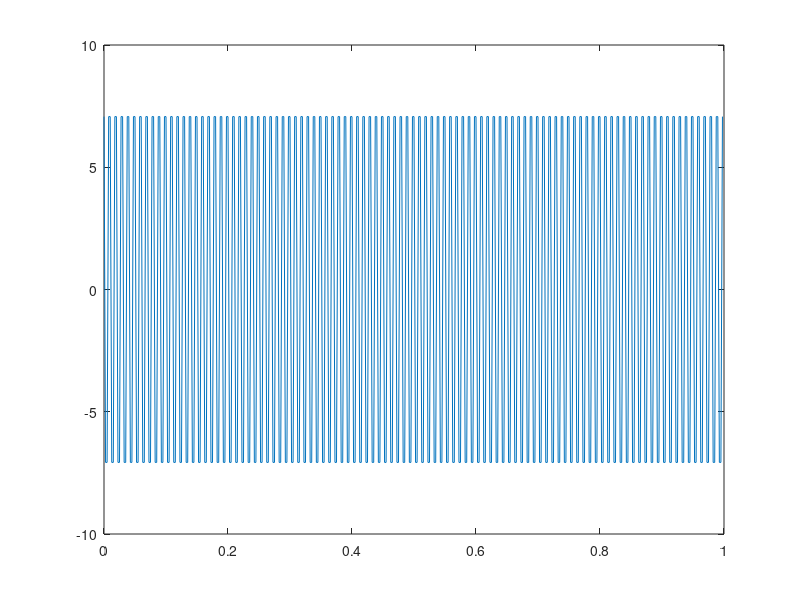

This figure's MATLAB source: (Note: this script raises an error after producing the figure.)
%% Matt Bachmeier
% Lab 05 Part 1
% ECE 203
% 3/5/2017

%% Section 3.1
% Consider the continuous time sinusoid x(t)=A*cos(2*pi*f0*t+phi)
% Sampling x(t) at a rate of fs (=1/Ts) results in a discrete time signal
% x[n]=A*cos(2*pi*f0*Ts*n+phi)
% If we sample the sinusoid over the time period 0 <= t <= T seconds, 
% then we will acquire N = T*fs samples. The following Matlab script
% generates and plots a sampled signal:

clear all; close all;
A = 10;

f0 = 100;
phi = pi/4;
fs = 400;
Ts = 1/fs;
T = 1;
N = T*fs;
tn = (0:N-1)/fs;
x = A*cos(2*pi*f0*Ts*(0:N-1)+phi);

figure(1)
plot(tn,x)
% what is the frequency the sinusoid that was sampled? 
fprintf('The frequency of the sinusoids that was sampled is %g Hz\n', f0)
% Was it adequately sampled at or above the Nyquist rate? 
fprintf('because %g < fs/2 ( %g ), the sampling frequency is above Nyquist rate\n', ...
    f0, fs/2)
fprintf('Number of samples acquired per cycle = %g\n', fs/f0)

% The DFT of this signal an be coputed by simply implementing the
% mathematical formula X[k]=sum_n=0^N-1 x[n]*exp(-j*2*pi*k*n/N). 
% Note that in Matlab, index starts at 1 rather than 0. 

type mydft.m
% Create another function my_idft that takes X and synthesizes according to
% x[n]=(1/N)*sum_(k=0)^(N-1) X[k]exp(j*2*pi*k/N*n), n = 0, 1, ..., N-1.

type my_idft.m

% Compare the speed of your functions to the built-in Matlab functiosn
% using the script:
tic;

myX = mydft(x);
mytime = toc;
tic;
matX = fft(x);

mattime = toc;
fprintf('mytime = %g and mattime = %g\n',mytime, mattime)
% How does mytime compare to mattime? Which one is faster? 
if mytime < mattime, 
    fprintf('mydft runs faster\n')
else
    fprintf('fft runs faster\n')
end

%% Section 3.2

% The following script show the Matlab command fftshift automatically wrap
% the DFT output from 1/2 to 1 to -1/2 to 0:
figure(2);

X = fft(x);
fhata = (0:N-1)/N;
subplot(2,1,1);
plot(fhata,abs(X));
fhatb = (-N/2:N/2-1)/N;

subplot(2,1,2);
plot(fhatb,fftshift(abs(X)));

% we can scale the frequency axis to convert from units of cycles/sample to 
% cycles/second (Hz). This is done by scaling the frequency values from k/N
% with fs
figure(3);
fHz = (-N/2:N/2-1)/N*fs;
plot(fHz,fftshift(abs(X)));
xlabel('frequency in Hz');
ylabel('magnitude of DFT coefficients');
title('Spectrum of signal x(t) = A cos(2*pi*f*t+phi)');

% Now generate samples of a sinusoidal signal with A= 5, f= 150Hz, phi= 0, 
% and fs= 600 over a time period of T= 1:25 seconds. How many samples are 
% generated? Plot the spectrum of the signal. Is it what you expected?
A=5;
f=150; %Hz
phi = 0; % phase
fs=600; % Hz

Tx = 1/fs;
T = 1.25;
N = T*fs;
tn = (0:N-1)/fs;
x = A*cos(2*pi*f0*Ts*(0:N-1) + phi);

% Plots the second sinusoidal signal
X = fft(x);
fHz = (-N/2:N/2-1)/N*fs;
figure(4);
plot(fHz, fftshift(abs(X)));

xlabel('frequency in Hz');
ylabel('magnitude of DFT coefficients');
title('Spectrum of signal x(t) = 5 cos(2*pi*150*t)');

%% Section 4.1
% Spectrum Analysis and Leakage
% Mathematically explain why the spectrum of the 150Hz sinusoid in the 
% warm-up did not consist of two perfect peaks (see Section 13-5.5 in the 
% textbook). This effect is often called spectral leakage".

% There is nothing to do in section 4.1

%% Section 4.2 Digital Music Equalizer
% 
% The DFT is the ideal tool for designing a digital music equalizer. 
% We can boost (or suppress) various frequencies in a song using the DFT. 
% The rap song rap.mat is in the folder "music clips" folder that you can download 
% from the moodle site. The signal is 1048576 samples in length. 
% The sampling rate is 44.1kHz. 
% You can play the clip by executing the commands % load rap.mat followed 
% by soundsc(x,fs) in Matlab.
% 
load rap.mat; % variable name: rap
fs=44100; % sampling frquency 44.1 KHz

N = length(x); % should be 1048576

% soundsc(x,fs);

% 4.2.a Given the length and the sampling rate, how many seconds of 
% the song were recorded?
% Answer: 1048576/44100 = 23.7772 seconds recorded

T = N/fs;

fprintf('Total duration of this music clip rap.mat is %g sec.\n',T)

% 4.2.b Use the Matlab command fft to compute the DFT of the signal and 
% plot its spectrum.(plot the log of the magnitude of the DFT, using 
% semilogy instead of plot, and scale the frequency axis to display Hz).

X = fft(x);
fHz = (-N/2:N/2-1)/N*fs;

subplot(2,1,1)
semilogy(fHz,fftshift(abs(X)));

xlabel('frequency in Hz');
ylabel('Log magnitude of DFT coefficients');
title('Spectrum of signal x in rap.mat');

% Do you observe a distinct drop in energy above a certain frequency? 
% What would you suggest is the effective bandwidth (i.e., the maximum 
% frequency) of the signal? Was it oversampled?
% 
% Answer: Yes, the spectrum drops above 15 KHz. That would also be the
% bandwidth of the signal. Since fs = 44.1 KHz > 2*(15) KHz, this signal is
% sampled above the Nyquist rate (over-sampled). 

% 4.2.c
% To "boost" the bass, amplify the low frequency components of the signal 
% corresponding to frequencies at 500Hz and below by a factor of 3. 
% Determine which DFT coefficients should be amplied given this specification. 
% Note: you need to amplify both the positive and negative frequencies 
% in order to preserve the symmetry of the DFT coefficients.
% After amplifying the low frequency DFT coecients, reconstruct a new 
% signal using the ifft command. Listen to the boosted track and 
% plot its spectrum to compare with the original spectrum plotted in b.
% 
% first identify digital frequency k1/N corresponding to 500 Hz
fcutoff=500; % cutoff frequency for frequency boost
Ampfactor=3; % amplification factor

Xboost = X;

for k = 0:N-1;
    if (k*fs/N) <= fcutoff
        Xboost(k+1) = Xboost(k+1)*Ampfactor;
        Xboost(N-k) = Xboost(N-k)*Ampfactor;
    end
end

xboost = abs(ifft(Xboost));

% soundsc(xboost,fs);
subplot(2,1,2),
semilogy(fHz,fftshift(abs(Xboost)));
xlabel('frequency in Hz');
ylabel('Log magnitude of DFT coefficients');
title('Spectrum of boosted signal xboost');


% 4.2.d

type MEGAbass.m